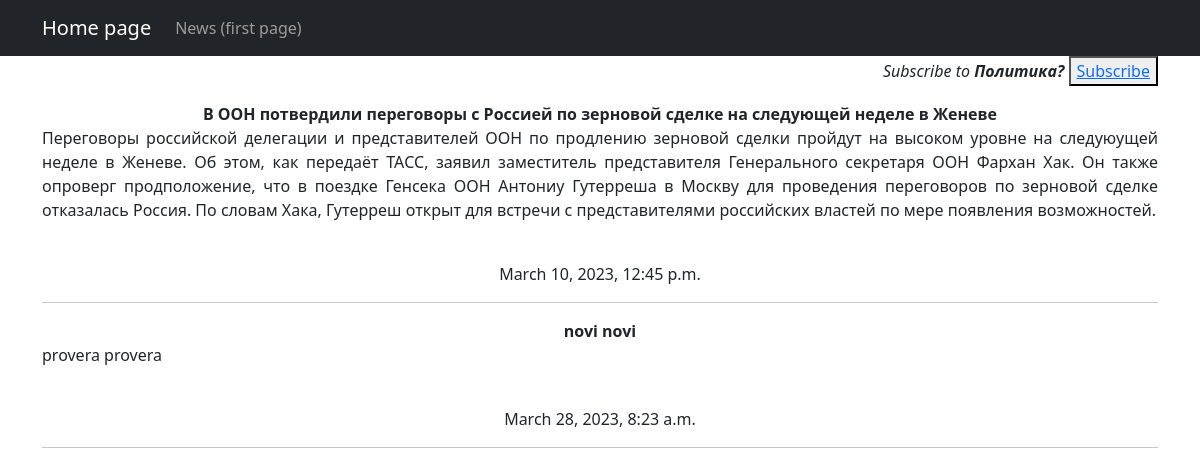
The app's page /news/category/1 with its own data.
### news/models.py (models this page shows, shortened)
class Category(models.Model):
    categories = models.CharField(max_length=64, unique=True)
    subscribers = models.ManyToManyField(User, blank=True)
    def __str__(self):
        return self.categories

class Post(models.Model):
    author = models.ForeignKey(Author, on_delete=models.CASCADE)
    NEWS = 'NW'
    ARTICLE = "AR"
    CATEGORY_CHOICES = [
        (NEWS, "Новость"),
        (ARTICLE, "Статья")
    ]
    category_type = models.CharField(max_length=2, choices=CATEGORY_CHOICES, default=ARTICLE)
    publish_time = models.DateTimeField(auto_now_add=True)
    post_category = models.ManyToManyField("Category", through="PostCategory")
    title = models.CharField(max_length=64)
    text = models.TextField()
    _post_rating = models.IntegerField(default=0, db_column='post_rating')
    "Методы like и dislike которые увеличивают/уменьшают рейтинг на единицу"
    def like(self):
        self._post_rating += 1
        self.save()
    def dislike(self):
        self._post_rating -= 1
        self.save()
    "Метод preview возвращает предварительный просмотр длиной 124 символов"
    def preview(self):
        if len(str(self.text)) < 124:
            return self.text
        else:
            return self.text[:124] + '...'

### news/views.py (the view)
# urls.py: path('category/<int:pk>', CategoryList.as_view(), name='categories'),
class CategoryList(ListView):
    model = Post
    template_name = 'categories.html'
    context_object_name = 'news'
    ordering = ['-created_at']
    paginate_by = 2
    def get_queryset(self):
        self.id = resolve(self.request.path_info).kwargs['pk']
        queryset = Post.objects.filter(post_category=Category.objects.get(id=self.id))
        return queryset
    def get_context_data(self, **kwargs):
        context = super().get_context_data(**kwargs)
        context['cat'] = Category.objects.get(id=self.id)
        return context

### templates/categories.html (shortened to what this page needs)
{% extends 'flatpages/default.html' %}
{% block content %}
{% if cat %}
<div class="subscribe">
    <p align="right">
        <em>
        Subscribe to
        <strong> {{ cat }}? </strong>
    </em>
    <button>
        <a href="{% url 'subscribe' cat.id %}">
        Subscribe
        </a>
    </button>
    </p>
</div>
{% endif %}
{% for news in news %}
<strong>{{ news.title }}</strong> <br>
<p align="justify">{{ news.text }}</p>
<br>
{{ news.publish_time }}
<hr>
{% endfor %}
{% endblock content %}

### records on screen
Category: categories "Политика"
Post: title "В ООН потвердили переговоры с Россией по зерновой сделке на следующей неделе в Женеве", text "Переговоры российской делегации и представителей ООН по продлению зерновой сделки пройдут на высоком уровне на следуюущей неделе в Женеве. Об этом, как передаёт ТАСС, заявил заместитель представителя Генерального секретаря ООН Фархан Хак. Он также опроверг продположение, что в поездке Генсека ООН Антониу Гутерреша в Москву для проведения переговоров по зерновой сделке отказалась Россия. По словам Хака, Гутерреш открыт для встречи с представителями российских властей по мере появления возможностей.", publish_time "March 10, 2023, 12:45 p.m."
Post: title "novi novi", text "provera provera", publish_time "March 28, 2023, 8:23 a.m."
